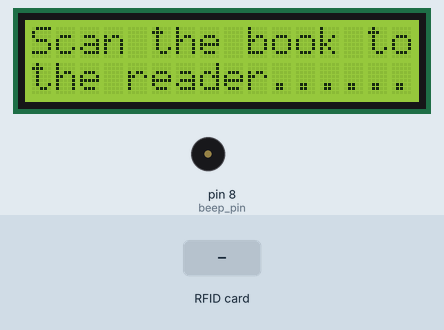
Recording of a sketch running on a simulated Arduino Uno, built with avr-gcc and run on an emulated ATmega328P. Shown: 16×2 character LCD, buzzer (waves = sounding, pin HIGH). Inputs (shaded band) come from the test bench. Pins used as bus, display or sensor lines are not drawn; what the sketch prints to the serial monitor is not drawn.

Above: at 2.8 s.
2.9 s: RFID card B6 76 4A DB held to the reader
At 4.2 s:
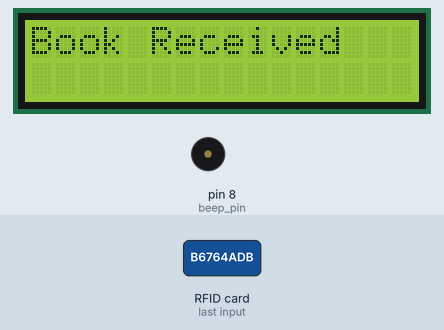
5.9 s: RFID card 5E 7A 19 C4 held to the reader
At 7.0 s:
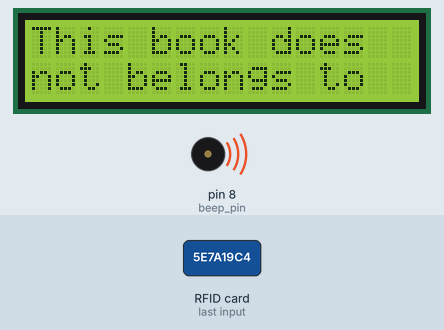
8.9 s: RFID card C6 00 4A DB held to the reader
At 9.85 s:
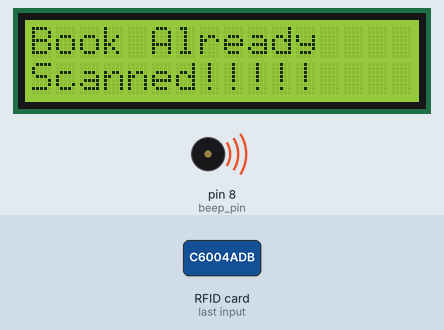
Timing chart, 0 to 12.7 s (numbered marks = the images above; inputs shaded):
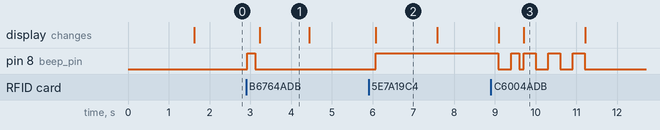

Measured:
- after the input at 2.9 s, pin 8 (beep_pin): LOW → HIGH at once, → LOW 0.20 s later; the display: changes after 0.34 s (image 1)
- after the input at 5.9 s, pin 8 (beep_pin): LOW → HIGH after 0.17 s; the display: changes after 0.18 s (image 2)
- after the input at 8.9 s, the display: first differs from a run without the input after 0.81 s (image 3)
- what the display in image 1 shows lasts 1.2 s, from 3.2 s to 4.4 s
- what the display in image 2 shows lasts 1.5 s, from 6.1 s to 7.6 s

The sketch:

RFID_Modify_Code_for_LCD.ino
```cpp
/*
 * RFID
 * -----------------------------------------------------------------------------------------
 *             MFRC522      Arduino       Arduino   Arduino    Arduino          Arduino
 *             Reader/PCD   Uno/101       Mega      Nano v3    Leonardo/Micro   Pro Micro
 * Signal      Pin          Pin           Pin       Pin        Pin              Pin
 * -----------------------------------------------------------------------------------------
 * RST/Reset   RST          9             5         D9         RESET/ICSP-5     RST
 * SPI SS      SDA(SS)      10            53        D10        10               10
 * SPI MOSI    MOSI         11 / ICSP-4   51        D11        ICSP-4           16
 * SPI MISO    MISO         12 / ICSP-1   50        D12        ICSP-1           14
 * SPI SCK     SCK          13 / ICSP-3   52        D13        ICSP-3           15
 */
#include <SPI.h>
#include <MFRC522.h>
#include <LiquidCrystal.h>

#define SS_PIN 10                   // Can change these pins for RFID
#define RST_PIN 9                   // Can change these pins for RFID
MFRC522 mfrc522(SS_PIN, RST_PIN);   // Create MFRC522 instance.

#define beep_pin 8                  // Assigning pin for buzzer

LiquidCrystal lcd(2, 3, 4, 5, 6, 7);

byte array_size = 4;
byte bookID[4];
byte shelfAddress[4];
byte id = 0;
byte j = 0;
boolean isAlreadyScanned = false;

void setup()
{
  Serial.begin(9600);   // Initiate a serial communication

  pinMode(beep_pin,OUTPUT);
  digitalWrite(beep_pin,LOW);

  lcd.begin(16, 2);
  lcd.setCursor(3, 1);
  lcd.print("Welcome!!");
  lcd.setCursor(0, 0);
  lcd.print("Circuit is Ready");
  delay(1500);
  lcd.clear();


  SPI.begin();      // Initiate  SPI bus
  mfrc522.PCD_Init();   // Initiate MFRC522
  Serial.println("Scan the book to the reader...");
  Serial.println();

}
void loop()
{
  boolean isAlreadyScanned = false;

  if (id<array_size)
  {
    // Prepare key - all keys are set to FFFFFFFFFFFFh at chip delivery from the factory.
    MFRC522::MIFARE_Key key;
    for (byte i = 0; i < 6; i++) key.keyByte[i] = 0xFF;

    //some variables we need
    byte buffer[18];
    byte block;
    byte len = 18;
    MFRC522::StatusCode status;

    //-------------------------------------------

    digitalWrite(beep_pin, LOW);
    lcd.clear();
    lcd.setCursor(0, 0);
    lcd.print("Scan the book to");
    lcd.setCursor(0, 1);
    lcd.print("the reader......");

    delay(300);


    // Look for new cards
    if ( ! mfrc522.PICC_IsNewCardPresent())
    {
      return;
    }
    // Select one of the cards
    if ( ! mfrc522.PICC_ReadCardSerial())
    {
      return;
    }
    //Show UID on serial monitor
    Serial.print("UID tag :");
    String content= "";
    for (byte i = 0; i < mfrc522.uid.size; i++)
    {
       Serial.print(mfrc522.uid.uidByte[i] < 0x10 ? " 0" : " ");
       Serial.print(mfrc522.uid.uidByte[i], HEX);
       content.concat(String(mfrc522.uid.uidByte[i] < 0x10 ? " 0" : " "));
       content.concat(String(mfrc522.uid.uidByte[i], HEX));
    }
    Serial.println();
    //Serial.print("Message : ");
    content.toUpperCase();


    //B6 76 4A DB = Cryptography and Network Security
    //C6 00 4A DB = The Microcontroller and Embedded System
    //26 D7 5D DB = Data Structures and Algorithms
    //A6 9D 5D DB = Software Design

    if (content.substring(1) == "B6 76 4A DB" || content.substring(1) == "C6 00 4A DB" || content.substring(1) == "26 D7 5D DB" || content.substring(1) == "A6 9D 5D DB") //check whether the scanned book belongs to our library
    {
      digitalWrite(beep_pin,HIGH);
      delay(200);
      digitalWrite(beep_pin,LOW);
      delay(100);
//      lcd.clear();
//      lcd.setCursor(0, 0);
//      lcd.print("ID : ");
//      lcd.print(content.substring(1));
//
//      delay(1200);

      //------------------------------------------- GET BookID

      block = 1;

      Serial.print(F("BookID: "));

      status = mfrc522.PCD_Authenticate(MFRC522::PICC_CMD_MF_AUTH_KEY_A, 1, &key, &(mfrc522.uid)); //line 834 of MFRC522.cpp file
      if (status != MFRC522::STATUS_OK)
      {
        Serial.print(F("Authentication failed: "));
        Serial.println(mfrc522.GetStatusCodeName(status));
        return;
      }

      status = mfrc522.MIFARE_Read(block, buffer, &len);
      if (status != MFRC522::STATUS_OK)
      {
        Serial.print(F("Reading failed: "));
        Serial.println(mfrc522.GetStatusCodeName(status));
        return;
      }

      //Print in the Serial
      for (uint8_t i = 0; i < 16; i++)
      {
        Serial.write(buffer[i]);
      }
      Serial.print("\n");

      for(uint8_t i = 0; i < id; i++)
      {
        if(buffer[0] == bookID[i])
        {
          isAlreadyScanned = true;
        }
      }

      if(isAlreadyScanned)
      {
        lcd.clear();
        lcd.setCursor(0, 0);
        lcd.print("Book Already");
        lcd.setCursor(0, 1);
        lcd.print("Scanned!!!!!");
        Serial.println("Book already scanned!!!!!");
        digitalWrite(beep_pin,HIGH);
        delay(300);
        digitalWrite(beep_pin,LOW);
        delay(300);
        digitalWrite(beep_pin,HIGH);
        delay(300);
        digitalWrite(beep_pin,LOW);
        delay(300);
        digitalWrite(beep_pin,HIGH);
         delay(300);
        digitalWrite(beep_pin,LOW);
      }
      else {
        bookID[id] = buffer[0];


        //Print in the LCD
//        lcd.clear();
//        lcd.setCursor(0, 0);
//        lcd.print("Book ID: ");
//        lcd.print(char(buffer[0]));
//
//        delay(1200);

        //---------------------------------------- GET Shelf Address

        block = 12;

        Serial.print(F("Shelf Address: "));

        status = mfrc522.PCD_Authenticate(MFRC522::PICC_CMD_MF_AUTH_KEY_A, 12, &key, &(mfrc522.uid)); //line 834
        if (status != MFRC522::STATUS_OK)
        {
          Serial.print(F("Authentication failed: "));
          Serial.println(mfrc522.GetStatusCodeName(status));
          return;
        }

        status = mfrc522.MIFARE_Read(block, buffer, &len);
        if (status != MFRC522::STATUS_OK)
        {
          Serial.print(F("Reading failed: "));
          Serial.println(mfrc522.GetStatusCodeName(status));
          return;
        }

        //Print in the Serial
        for (uint8_t i = 1; i < 16; i++)
        {
          Serial.write(buffer[i] );
        }
        Serial.print("\n");

        shelfAddress[id] = buffer[1];
        id++;

//        //Print in the LCD
//        lcd.clear();
//        lcd.setCursor(0, 0);
//        lcd.print("Shelf: ");
//        lcd.print(char(buffer[1]));
//
//        delay(1200);

        //Print in the LCD
        lcd.clear();
        lcd.setCursor(0, 0);
        lcd.print("Book Received");
        Serial.println("Book Received");

        delay(1200);

        //----------------------------------------

      }
    }
    else {
      digitalWrite(beep_pin,HIGH);
      lcd.clear();
      lcd.setCursor(0, 0);
      lcd.print("This book does");
      lcd.setCursor(0, 1);
      lcd.print("not belongs to");
      delay(1500);
      lcd.clear();
      lcd.setCursor(0, 0);
      lcd.print("this Library!!!!!");
      Serial.println("This book does not belongs to this Library!!!!!");

      delay(1500);
    }

  }
  else
  {
    if(id!=(array_size + 3))
    {
      digitalWrite(beep_pin,HIGH);
      lcd.clear();
      lcd.setCursor(0, 0);
      lcd.print("Fully Loaded");
      Serial.println("Fully Loaded");

      delay(1500);
      id++;
    }
    else
    {
      digitalWrite(beep_pin,LOW);
      if (j!= array_size)
      {
        lcd.clear();
      }
      lcd.setCursor(0, 0);
      for ( ; j < array_size; j++)
      {
        lcd.print(char(shelfAddress[j]));
        lcd.print(" ");
        Serial.println(char(shelfAddress[j]));

        delay(1500);
      }
    }
  }
//  mfrc522.PICC_HaltA();         //comment this if you want to read one tag continuously
  mfrc522.PCD_StopCrypto1();      //comment this if you want to read only one tag
}
```
